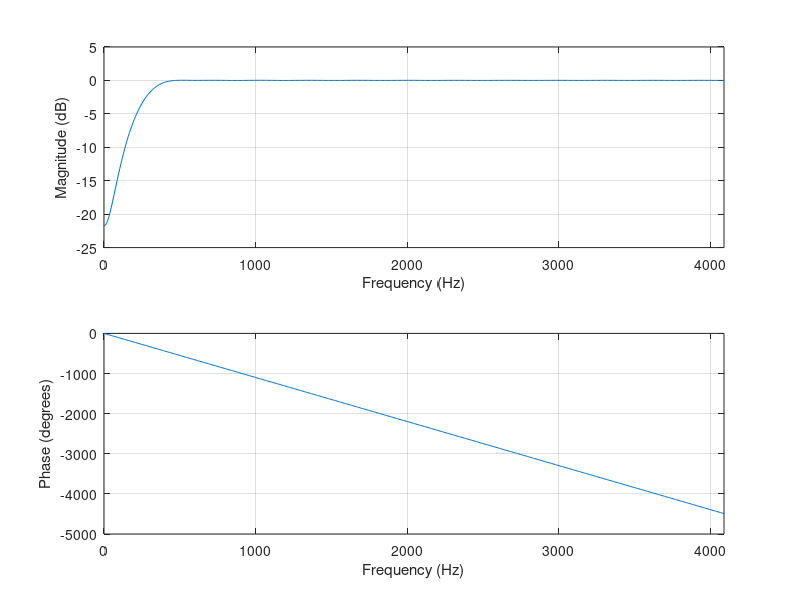

This chart was generated by the following MATLAB code:
sf = 8192; sf2 = sf/2;
b = fir1( 50, 200 / sf2 , "high");
#b = fir1( 50, [1900, 2500] ./ sf2 , "pass");
#b = fir1( 50, [3650, 3750] ./ sf2 , "pass");
#b = fir1( 50, 3500 / sf2 , "high");

clf
[h, w] = freqz (b, [1], 512, sf);
freqz_plot (w, h);
csvwrite("filter_values.csv", b);
